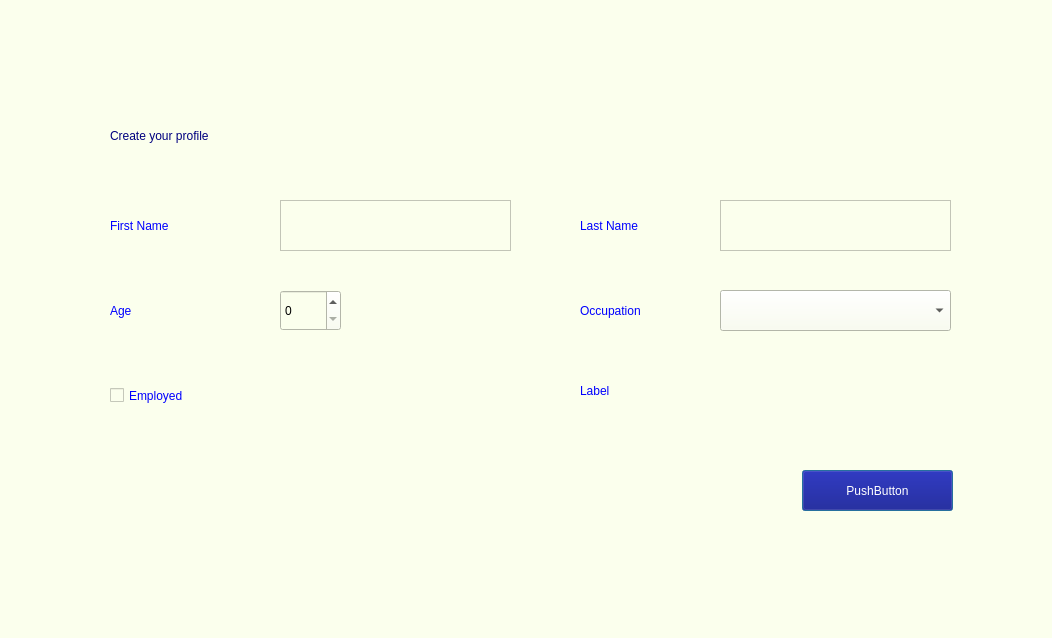
<?xml version="1.0" encoding="UTF-8"?>
<ui version="4.0">
 <class>Dialog</class>
 <widget class="QDialog" name="Dialog">
  <property name="geometry">
   <rect>
    <x>0</x>
    <y>0</y>
    <width>1052</width>
    <height>638</height>
   </rect>
  </property>
  <property name="windowTitle">
   <string>Dialog</string>
  </property>
  <property name="styleSheet">
   <string notr="true">background-color: rgb(251, 255, 237);</string>
  </property>
  <widget class="QLabel" name="label">
   <property name="geometry">
    <rect>
     <x>110</x>
     <y>110</y>
     <width>391</width>
     <height>51</height>
    </rect>
   </property>
   <property name="styleSheet">
    <string notr="true">font: 26pt &quot;MS Shell Dlg 2&quot;;
color: rgb(0, 0, 127);</string>
   </property>
   <property name="text">
    <string>Create your profile</string>
   </property>
  </widget>
  <widget class="QLabel" name="firstname">
   <property name="geometry">
    <rect>
     <x>110</x>
     <y>210</y>
     <width>161</width>
     <height>31</height>
    </rect>
   </property>
   <property name="styleSheet">
    <string notr="true">color: rgb(0, 0, 255);
font: 75 16pt &quot;MS Shell Dlg 2&quot;;</string>
   </property>
   <property name="text">
    <string>First Name</string>
   </property>
  </widget>
  <widget class="QLabel" name="firstname_2">
   <property name="geometry">
    <rect>
     <x>580</x>
     <y>210</y>
     <width>161</width>
     <height>31</height>
    </rect>
   </property>
   <property name="styleSheet">
    <string notr="true">color: rgb(0, 0, 255);
font: 75 16pt &quot;MS Shell Dlg 2&quot;;</string>
   </property>
   <property name="text">
    <string>Last Name</string>
   </property>
  </widget>
  <widget class="QLabel" name="label_4">
   <property name="geometry">
    <rect>
     <x>110</x>
     <y>290</y>
     <width>161</width>
     <height>41</height>
    </rect>
   </property>
   <property name="styleSheet">
    <string notr="true">color: rgb(0, 0, 255);
font: 75 16pt &quot;MS Shell Dlg 2&quot;;</string>
   </property>
   <property name="text">
    <string>Age</string>
   </property>
  </widget>
  <widget class="QLabel" name="label_5">
   <property name="geometry">
    <rect>
     <x>580</x>
     <y>290</y>
     <width>141</width>
     <height>41</height>
    </rect>
   </property>
   <property name="styleSheet">
    <string notr="true">color: rgb(0, 0, 255);
font: 75 16pt &quot;MS Shell Dlg 2&quot;;</string>
   </property>
   <property name="text">
    <string>Occupation</string>
   </property>
  </widget>
  <widget class="QLabel" name="outputlabel">
   <property name="geometry">
    <rect>
     <x>580</x>
     <y>370</y>
     <width>371</width>
     <height>41</height>
    </rect>
   </property>
   <property name="styleSheet">
    <string notr="true">color: rgb(0, 0, 255);
font: 75 16pt &quot;MS Shell Dlg 2&quot;;</string>
   </property>
   <property name="text">
    <string>Label</string>
   </property>
  </widget>
  <widget class="QTextEdit" name="fname">
   <property name="geometry">
    <rect>
     <x>280</x>
     <y>200</y>
     <width>231</width>
     <height>51</height>
    </rect>
   </property>
   <property name="styleSheet">
    <string notr="true">font: 12pt &quot;MS Shell Dlg 2&quot;;</string>
   </property>
  </widget>
  <widget class="QTextEdit" name="lname">
   <property name="geometry">
    <rect>
     <x>720</x>
     <y>200</y>
     <width>231</width>
     <height>51</height>
    </rect>
   </property>
   <property name="styleSheet">
    <string notr="true">font: 12pt &quot;MS Shell Dlg 2&quot;;</string>
   </property>
  </widget>
  <widget class="QPushButton" name="button">
   <property name="geometry">
    <rect>
     <x>802</x>
     <y>470</y>
     <width>151</width>
     <height>41</height>
    </rect>
   </property>
   <property name="styleSheet">
    <string notr="true">background-color: rgb(0, 0, 127);
color: rgb(255, 255, 255);
font: 14pt &quot;MS Shell Dlg 2&quot;;</string>
   </property>
   <property name="text">
    <string>PushButton</string>
   </property>
  </widget>
  <widget class="QCheckBox" name="checkBox">
   <property name="geometry">
    <rect>
     <x>110</x>
     <y>380</y>
     <width>221</width>
     <height>31</height>
    </rect>
   </property>
   <property name="styleSheet">
    <string notr="true">color: rgb(0, 0, 255);
font: 75 16pt &quot;MS Shell Dlg 2&quot;;</string>
   </property>
   <property name="text">
    <string>Employed</string>
   </property>
  </widget>
  <widget class="QComboBox" name="comboBox">
   <property name="geometry">
    <rect>
     <x>720</x>
     <y>290</y>
     <width>231</width>
     <height>41</height>
    </rect>
   </property>
   <property name="styleSheet">
    <string notr="true">font: 12pt &quot;MS Shell Dlg 2&quot;;</string>
   </property>
  </widget>
  <widget class="QSpinBox" name="spinBox">
   <property name="geometry">
    <rect>
     <x>280</x>
     <y>290</y>
     <width>61</width>
     <height>41</height>
    </rect>
   </property>
   <property name="styleSheet">
    <string notr="true">font: 12pt &quot;MS Shell Dlg 2&quot;;</string>
   </property>
  </widget>
 </widget>
 <resources/>
 <connections/>
</ui>
